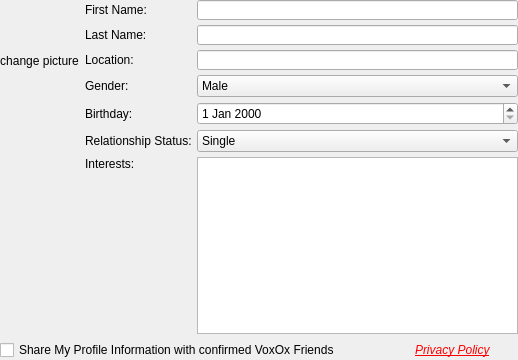
<?xml version="1.0" encoding="UTF-8"?>
<ui version="4.0">
 <class>WizardProfile</class>
 <widget class="QWidget" name="WizardProfile">
  <property name="geometry">
   <rect>
    <x>0</x>
    <y>0</y>
    <width>518</width>
    <height>360</height>
   </rect>
  </property>
  <property name="minimumSize">
   <size>
    <width>0</width>
    <height>0</height>
   </size>
  </property>
  <property name="maximumSize">
   <size>
    <width>16777215</width>
    <height>16777215</height>
   </size>
  </property>
  <layout class="QGridLayout" name="gridLayout_5">
   <property name="margin">
    <number>0</number>
   </property>
   <item row="0" column="0">
    <layout class="QGridLayout" name="gridLayout_4">
     <item row="0" column="0">
      <layout class="QGridLayout" name="gridLayout">
       <item row="0" column="0">
        <spacer name="horizontalSpacer_3">
         <property name="orientation">
          <enum>Qt::Horizontal</enum>
         </property>
         <property name="sizeType">
          <enum>QSizePolicy::Fixed</enum>
         </property>
         <property name="sizeHint" stdset="0">
          <size>
           <width>5</width>
           <height>20</height>
          </size>
         </property>
        </spacer>
       </item>
       <item row="0" column="1">
        <widget class="QToolButton" name="avatarButton">
         <property name="minimumSize">
          <size>
           <width>0</width>
           <height>0</height>
          </size>
         </property>
         <property name="maximumSize">
          <size>
           <width>48</width>
           <height>48</height>
          </size>
         </property>
         <property name="cursor">
          <cursorShape>PointingHandCursor</cursorShape>
         </property>
         <property name="toolTip">
          <string>Change Profile Picture</string>
         </property>
         <property name="iconSize">
          <size>
           <width>70</width>
           <height>70</height>
          </size>
         </property>
         <property name="autoRaise">
          <bool>true</bool>
         </property>
        </widget>
       </item>
       <item row="0" column="2">
        <spacer name="horizontalSpacer_2">
         <property name="orientation">
          <enum>Qt::Horizontal</enum>
         </property>
         <property name="sizeType">
          <enum>QSizePolicy::Fixed</enum>
         </property>
         <property name="sizeHint" stdset="0">
          <size>
           <width>5</width>
           <height>20</height>
          </size>
         </property>
        </spacer>
       </item>
      </layout>
     </item>
     <item row="1" column="0">
      <widget class="QLabel" name="lblChangePicture">
       <property name="sizePolicy">
        <sizepolicy hsizetype="Fixed" vsizetype="Fixed">
         <horstretch>0</horstretch>
         <verstretch>0</verstretch>
        </sizepolicy>
       </property>
       <property name="text">
        <string>change picture</string>
       </property>
       <property name="alignment">
        <set>Qt::AlignCenter</set>
       </property>
      </widget>
     </item>
    </layout>
   </item>
   <item row="0" column="1" rowspan="2" colspan="2">
    <layout class="QGridLayout" name="gridLayout_2">
     <property name="spacing">
      <number>5</number>
     </property>
     <item row="0" column="0">
      <widget class="QLabel" name="lblFirstName">
       <property name="text">
        <string>First Name:</string>
       </property>
      </widget>
     </item>
     <item row="0" column="1">
      <widget class="QLineEdit" name="txtFirstName">
       <property name="minimumSize">
        <size>
         <width>0</width>
         <height>20</height>
        </size>
       </property>
       <property name="maximumSize">
        <size>
         <width>16777215</width>
         <height>20</height>
        </size>
       </property>
      </widget>
     </item>
     <item row="1" column="0">
      <widget class="QLabel" name="lblLastName">
       <property name="text">
        <string>Last Name:</string>
       </property>
      </widget>
     </item>
     <item row="1" column="1">
      <widget class="QLineEdit" name="txtLastName">
       <property name="minimumSize">
        <size>
         <width>0</width>
         <height>20</height>
        </size>
       </property>
       <property name="maximumSize">
        <size>
         <width>16777215</width>
         <height>20</height>
        </size>
       </property>
      </widget>
     </item>
     <item row="2" column="0">
      <widget class="QLabel" name="lblLocation">
       <property name="text">
        <string>Location:</string>
       </property>
      </widget>
     </item>
     <item row="2" column="1">
      <widget class="QLineEdit" name="txtLocation">
       <property name="minimumSize">
        <size>
         <width>0</width>
         <height>20</height>
        </size>
       </property>
       <property name="maximumSize">
        <size>
         <width>16777215</width>
         <height>20</height>
        </size>
       </property>
      </widget>
     </item>
     <item row="3" column="0">
      <widget class="QLabel" name="lblGender">
       <property name="text">
        <string>Gender:</string>
       </property>
      </widget>
     </item>
     <item row="3" column="1">
      <widget class="QComboBox" name="cmbGender">
       <item>
        <property name="text">
         <string>Male</string>
        </property>
       </item>
       <item>
        <property name="text">
         <string>Female</string>
        </property>
       </item>
      </widget>
     </item>
     <item row="4" column="0">
      <widget class="QLabel" name="lblBirthday">
       <property name="text">
        <string>Birthday:</string>
       </property>
      </widget>
     </item>
     <item row="4" column="1">
      <widget class="QDateEdit" name="dtBirthday">
       <property name="minimumSize">
        <size>
         <width>0</width>
         <height>23</height>
        </size>
       </property>
      </widget>
     </item>
     <item row="5" column="0">
      <widget class="QLabel" name="lblRelationship">
       <property name="text">
        <string>Relationship Status:</string>
       </property>
      </widget>
     </item>
     <item row="5" column="1">
      <widget class="QComboBox" name="cmbRelationship">
       <item>
        <property name="text">
         <string>Single</string>
        </property>
       </item>
       <item>
        <property name="text">
         <string>Married</string>
        </property>
       </item>
       <item>
        <property name="text">
         <string>In a Relationship</string>
        </property>
       </item>
      </widget>
     </item>
     <item row="6" column="0">
      <widget class="QLabel" name="lblInterest">
       <property name="text">
        <string>Interests:</string>
       </property>
       <property name="alignment">
        <set>Qt::AlignLeading|Qt::AlignLeft|Qt::AlignTop</set>
       </property>
      </widget>
     </item>
     <item row="6" column="1">
      <widget class="QTextEdit" name="txtInterest">
       <property name="minimumSize">
        <size>
         <width>0</width>
         <height>40</height>
        </size>
       </property>
       <property name="html">
        <string>&lt;!DOCTYPE HTML PUBLIC &quot;-//W3C//DTD HTML 4.0//EN&quot; &quot;http://www.w3.org/TR/REC-html40/strict.dtd&quot;&gt;
&lt;html&gt;&lt;head&gt;&lt;meta name=&quot;qrichtext&quot; content=&quot;1&quot; /&gt;&lt;style type=&quot;text/css&quot;&gt;
p, li { white-space: pre-wrap; }
&lt;/style&gt;&lt;/head&gt;&lt;body style=&quot; font-family:'Lucida Grande'; font-size:13pt; font-weight:400; font-style:normal;&quot;&gt;
&lt;p style=&quot;-qt-paragraph-type:empty; margin-top:0px; margin-bottom:0px; margin-left:0px; margin-right:0px; -qt-block-indent:0; text-indent:0px; font-family:'MS Shell Dlg 2'; font-size:8pt;&quot;&gt;&lt;/p&gt;&lt;/body&gt;&lt;/html&gt;</string>
       </property>
      </widget>
     </item>
    </layout>
   </item>
   <item row="1" column="0">
    <spacer name="verticalSpacer">
     <property name="orientation">
      <enum>Qt::Vertical</enum>
     </property>
     <property name="sizeHint" stdset="0">
      <size>
       <width>70</width>
       <height>226</height>
      </size>
     </property>
    </spacer>
   </item>
   <item row="2" column="1">
    <spacer name="verticalSpacer_2">
     <property name="orientation">
      <enum>Qt::Vertical</enum>
     </property>
     <property name="sizeHint" stdset="0">
      <size>
       <width>300</width>
       <height>13</height>
      </size>
     </property>
    </spacer>
   </item>
   <item row="3" column="0" colspan="2">
    <layout class="QGridLayout" name="gridLayout_3">
     <property name="horizontalSpacing">
      <number>10</number>
     </property>
     <item row="0" column="0">
      <widget class="QCheckBox" name="chkShareProfile">
       <property name="minimumSize">
        <size>
         <width>405</width>
         <height>0</height>
        </size>
       </property>
       <property name="text">
        <string>Share My Profile Information with confirmed VoxOx Friends</string>
       </property>
      </widget>
     </item>
     <item row="0" column="1">
      <widget class="QLabel" name="lblPrivacyPolicy">
       <property name="minimumSize">
        <size>
         <width>95</width>
         <height>0</height>
        </size>
       </property>
       <property name="font">
        <font>
         <italic>true</italic>
        </font>
       </property>
       <property name="cursor">
        <cursorShape>PointingHandCursor</cursorShape>
       </property>
       <property name="text">
        <string>&lt;a href=&quot;http://www.voxox.com/privacy.php&quot;&gt;&lt;span style=&quot; text-decoration: underline; color:#ff0000;&quot;&gt;Privacy Policy&lt;/span&gt;&lt;/a&gt;</string>
       </property>
       <property name="openExternalLinks">
        <bool>true</bool>
       </property>
      </widget>
     </item>
    </layout>
   </item>
   <item row="3" column="2">
    <spacer name="horizontalSpacer_4">
     <property name="orientation">
      <enum>Qt::Horizontal</enum>
     </property>
     <property name="sizeHint" stdset="0">
      <size>
       <width>48</width>
       <height>20</height>
      </size>
     </property>
    </spacer>
   </item>
  </layout>
 </widget>
 <resources>
  <include location="../../../../resources/wengophone.qrc"/>
  <include location="../../../../resources/wengophone.qrc"/>
  <include location="../../../../resources/wengophone.qrc"/>
  <include location="../../../../resources/wengophone.qrc"/>
  <include location="../../../../resources/wengophone.qrc"/>
 </resources>
 <connections/>
</ui>
